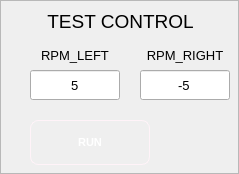
                  <widget class="QFrame" name="frame_modeplus">
                   <property name="frameShape">
                    <enum>QFrame::StyledPanel</enum>
                   </property>
                   <property name="frameShadow">
                    <enum>QFrame::Plain</enum>
                   </property>
                   <widget class="QLabel" name="lb_left">
                    <property name="geometry">
                     <rect>
                      <x>30</x>
                      <y>40</y>
                      <width>90</width>
                      <height>30</height>
                     </rect>
                    </property>
                    <property name="minimumSize">
                     <size>
                      <width>90</width>
                      <height>30</height>
                     </size>
                    </property>
                    <property name="maximumSize">
                     <size>
                      <width>16777215</width>
                      <height>16777215</height>
                     </size>
                    </property>
                    <property name="font">
                     <font>
                      <family>Tahoma</family>
                      <pointsize>10</pointsize>
                     </font>
                    </property>
                    <property name="text">
                     <string>RPM_LEFT</string>
                    </property>
                    <property name="alignment">
                     <set>Qt::AlignCenter</set>
                    </property>
                   </widget>
                   <widget class="QLabel" name="lb_right">
                    <property name="geometry">
                     <rect>
                      <x>140</x>
                      <y>40</y>
                      <width>90</width>
                      <height>30</height>
                     </rect>
                    </property>
                    <property name="minimumSize">
                     <size>
                      <width>90</width>
                      <height>30</height>
                     </size>
                    </property>
                    <property name="maximumSize">
                     <size>
                      <width>16777215</width>
                      <height>16777215</height>
                     </size>
                    </property>
                    <property name="font">
                     <font>
                      <family>Tahoma</family>
                      <pointsize>10</pointsize>
                     </font>
                    </property>
                    <property name="text">
                     <string>RPM_RIGHT</string>
                    </property>
                    <property name="alignment">
                     <set>Qt::AlignCenter</set>
                    </property>
                   </widget>
                   <widget class="QLineEdit" name="txt_left">
                    <property name="geometry">
                     <rect>
                      <x>30</x>
                      <y>70</y>
                      <width>90</width>
                      <height>30</height>
                     </rect>
                    </property>
                    <property name="minimumSize">
                     <size>
                      <width>0</width>
                      <height>30</height>
                     </size>
                    </property>
                    <property name="maximumSize">
                     <size>
                      <width>90</width>
                      <height>60</height>
                     </size>
                    </property>
                    <property name="font">
                     <font>
                      <family>Tahoma</family>
                      <pointsize>10</pointsize>
                     </font>
                    </property>
                    <property name="text">
                     <string>5</string>
                    </property>
                    <property name="alignment">
                     <set>Qt::AlignCenter</set>
                    </property>
                   </widget>
                   <widget class="QLineEdit" name="txt_right">
                    <property name="geometry">
                     <rect>
                      <x>140</x>
                      <y>70</y>
                      <width>90</width>
                      <height>30</height>
                     </rect>
                    </property>
                    <property name="minimumSize">
                     <size>
                      <width>0</width>
                      <height>30</height>
                     </size>
                    </property>
                    <property name="maximumSize">
                     <size>
                      <width>90</width>
                      <height>60</height>
                     </size>
                    </property>
                    <property name="font">
                     <font>
                      <family>Tahoma</family>
                      <pointsize>10</pointsize>
                     </font>
                    </property>
                    <property name="text">
                     <string>-5</string>
                    </property>
                    <property name="alignment">
                     <set>Qt::AlignCenter</set>
                    </property>
                   </widget>
                   <widget class="QPushButton" name="btn_runspeed">
                    <property name="geometry">
                     <rect>
                      <x>30</x>
                      <y>120</y>
                      <width>120</width>
                      <height>45</height>
                     </rect>
                    </property>
                    <property name="minimumSize">
                     <size>
                      <width>120</width>
                      <height>45</height>
                     </size>
                    </property>
                    <property name="maximumSize">
                     <size>
                      <width>120</width>
                      <height>16777215</height>
                     </size>
                    </property>
                    <property name="font">
                     <font>
                      <family>Tahoma</family>
                      <pointsize>8</pointsize>
                      <weight>75</weight>
                      <bold>true</bold>
                     </font>
                    </property>
                    <property name="styleSheet">
                     <string notr="true">QPushButton {
	padding: 8px 6px;
	border: 1px solid rgb(255, 243, 248);
	border-radius:8px;
	color:#fff;
}
QPushButton:hover {
	background-color:  rgb(0, 97, 157);
}</string>
                    </property>
                    <property name="text">
                     <string>RUN</string>
                    </property>
                    <property name="iconSize">
                     <size>
                      <width>24</width>
                      <height>24</height>
                     </size>
                    </property>
                   </widget>
                   <widget class="QLabel" name="lb_testcontrol_2">
                    <property name="geometry">
                     <rect>
                      <x>30</x>
                      <y>10</y>
                      <width>181</width>
                      <height>23</height>
                     </rect>
                    </property>
                    <property name="font">
                     <font>
                      <pointsize>14</pointsize>
                     </font>
                    </property>
                    <property name="text">
                     <string>TEST CONTROL</string>
                    </property>
                    <property name="alignment">
                     <set>Qt::AlignCenter</set>
                    </property>
                   </widget>
                  </widget>
